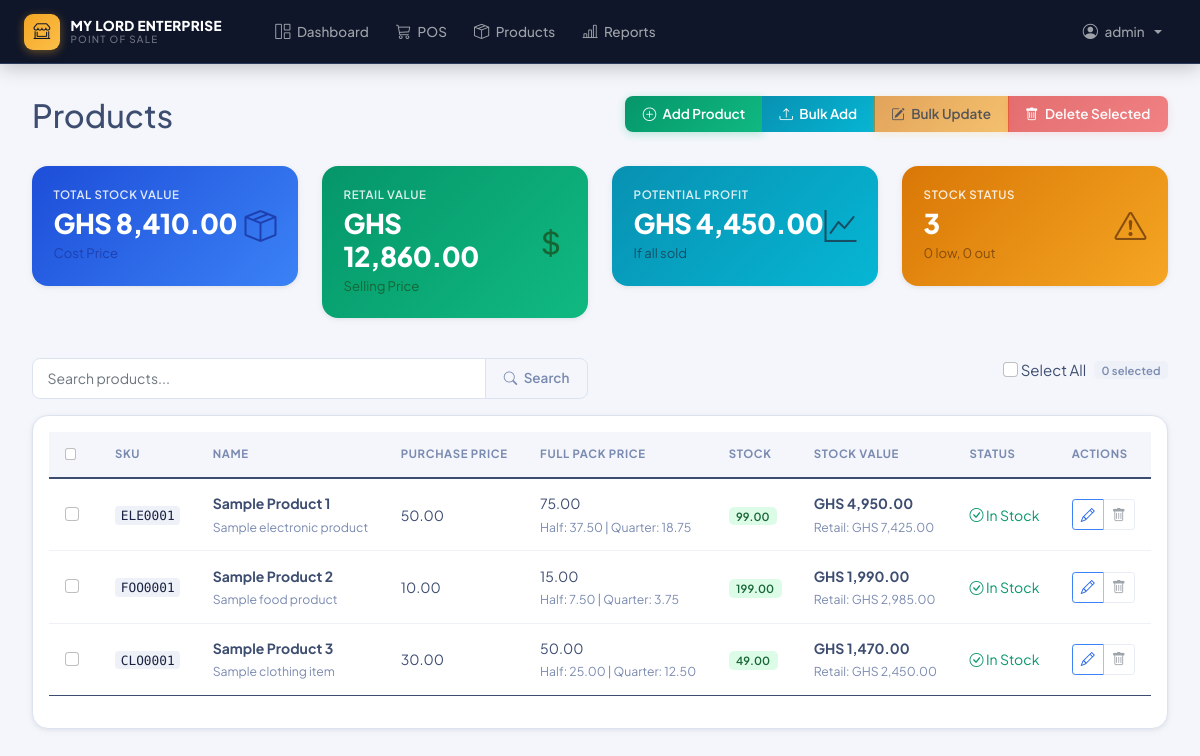
Before: /products/ (signed in) with the older database file.
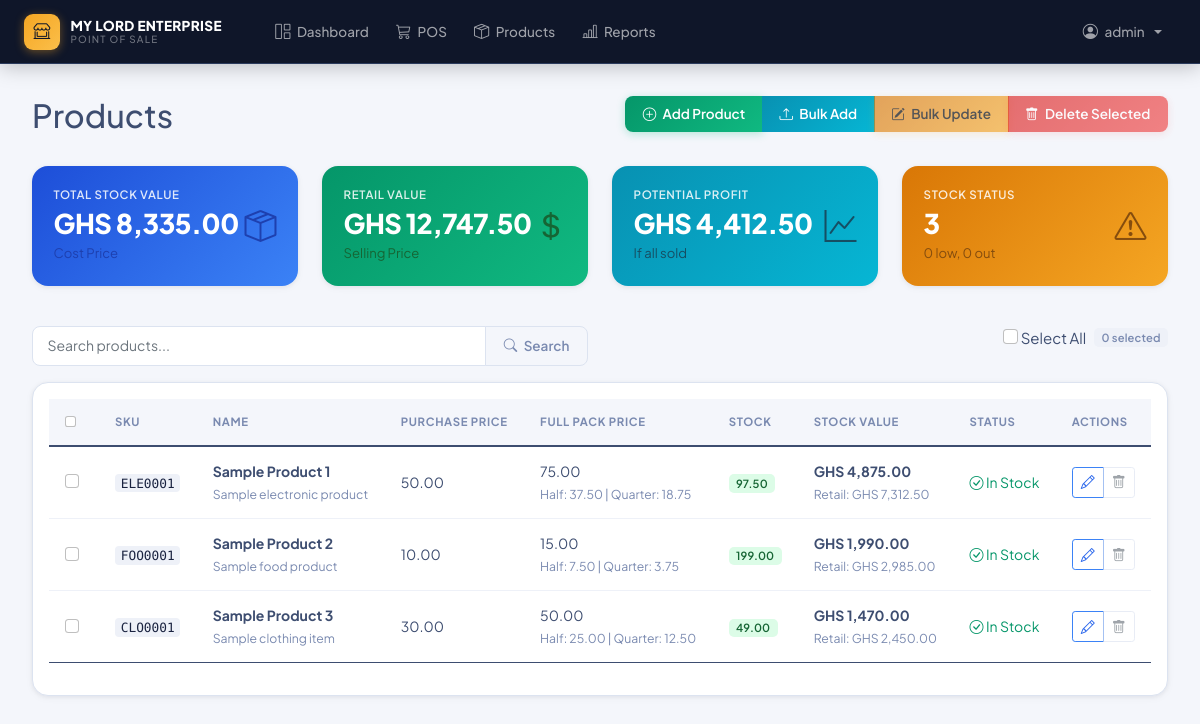
After: the same page with the newer database file.
### app/models.py (models this page shows, shortened)
class Product(db.Model):
    id = db.Column(db.Integer, primary_key=True)
    sku = db.Column(db.String(20), unique=True, nullable=False, index=True)
    name = db.Column(db.String(100), nullable=False)
    category = db.Column(db.String(50), nullable=False, index=True)
    description = db.Column(db.Text)
    purchase_price = db.Column(db.Numeric(10, 2), nullable=False)
    full_price = db.Column(db.Numeric(10, 2), nullable=False)
    half_price = db.Column(db.Numeric(10, 2), nullable=True)
    price = db.Column(db.Numeric(10, 2), nullable=False)  # For backward compatibility
    units_per_pack = db.Column(db.Integer, default=1, nullable=False)  # How many units in a full pack
    unit_price = db.Column(db.Numeric(10, 2), nullable=True)  # Price per single unit (retail)
    quantity = db.Column(db.Numeric(10, 2), nullable=False, default=0)
    image_filename = db.Column(db.String(255), nullable=True)
    image_path = db.Column(db.String(500), nullable=True)
    created_at = db.Column(db.DateTime, nullable=False, default=datetime.utcnow)
    updated_at = db.Column(db.DateTime, default=datetime.utcnow, onupdate=datetime.utcnow)
    sale_items = db.relationship('SaleItem', backref='product', lazy=True)
    CATEGORIES = [
        ('electronics', 'Electronics'),
        ('clothing', 'Clothing'),
        ('food', 'Food & Beverages'),
        ('beauty', 'Beauty & Personal Care'),
        ('books', 'Books & Stationery'),
        ('home', 'Home & Garden'),
        ('sports', 'Sports & Recreation'),
        ('automotive', 'Automotive'),
        ('toys', 'Toys & Games'),
        ('health', 'Health & Wellness'),
        ('jewelry', 'Jewelry & Accessories'),
        ('music', 'Music & Instruments'),
        ('pets', 'Pet Supplies'),
        ('office', 'Office Supplies'),
        ('tools', 'Tools & Hardware'),
        ('other', 'Other')
    ]
    ALLOWED_IMAGE_EXTENSIONS = {'png', 'jpg', 'jpeg', 'gif', 'webp'}
    MAX_IMAGE_SIZE = 10 * 1024 * 1024  # 10MB
    @property
    def quarter_price(self):
        return self.full_price / Decimal('4')

### app/products.py (the view, shortened to what this page needs)
@bp.route('/')
@login_required
@manager_required
def list_products():
    search = request.args.get('q', '').strip()
    category_filter = request.args.get('category', 'all')
    page = request.args.get('page', 1, type=int)
    query = Product.query
    if category_filter and category_filter != 'all':
        query = query.filter(Product.category == category_filter)
    products = query.order_by(Product.name).paginate(
        page=page, per_page=20, error_out=False
    )
    total_stock_value = db.session.query(
        func.sum(Product.purchase_price * Product.quantity)
    ).scalar() or 0
    total_retail_value = db.session.query(
        func.sum(Product.full_price * Product.quantity)
    ).scalar() or 0
    potential_profit = float(total_retail_value) - float(total_stock_value)
    total_products = Product.query.count()
    low_stock_count = Product.query.filter(Product.quantity <= 5).count()
    out_of_stock_count = Product.query.filter(Product.quantity == 0).count()
    category_stats = db.session.query(
        Product.category,
        func.count(Product.id).label('count'),
        func.sum(Product.quantity).label('total_quantity'),
        func.sum(Product.purchase_price * Product.quantity).label('total_value')
    ).group_by(Product.category).all()
    return render_template('products/list.html',
                         products=products,
                         search=search,
                         category_filter=category_filter,
                         categories=Product.CATEGORIES,
                         total_stock_value=total_stock_value,
                         total_retail_value=total_retail_value,
                         potential_profit=potential_profit,
                         total_products=total_products,
                         low_stock_count=low_stock_count,
                         out_of_stock_count=out_of_stock_count,
                         category_stats=category_stats)

### app/models.py (called while the page is built)
    def needs_password_change(self):
        return self.must_change_password or self.is_temporary_password

    def is_admin(self):
        return self.role == 'admin'

    def is_manager(self):
        return self.role in ['admin', 'manager']

### app/templates/products/list.html (shortened to what the changed rows need)
{% extends "base.html" %}
{% block content %}
<div class="row mb-4">
    <div class="col-md-6">
        <h2>Products</h2>
    </div>
</div>
<div class="row mb-4">
    <div class="col-lg-3 col-md-6 mb-3">
        <div class="card text-white bg-primary">
            <div class="card-body">
                <div class="d-flex justify-content-between">
                    <div>
                        <h6 class="card-title">Total Stock Value</h6>
                        <h4 class="mb-0">GHS {{ (total_stock_value or 0)|currency }}</h4>
                        <small>Cost Price</small>
                    </div>
                </div>
            </div>
        </div>
    </div>
    <div class="col-lg-3 col-md-6 mb-3">
        <div class="card text-white bg-success">
            <div class="card-body">
                <div class="d-flex justify-content-between">
                    <div>
                        <h6 class="card-title">Retail Value</h6>
                        <h4 class="mb-0">GHS {{ (total_retail_value or 0)|currency }}</h4>
                        <small>Selling Price</small>
                    </div>
                </div>
            </div>
        </div>
    </div>
    <div class="col-lg-3 col-md-6 mb-3">
        <div class="card text-white bg-info">
            <div class="card-body">
                <div class="d-flex justify-content-between">
                    <div>
                        <h6 class="card-title">Potential Profit</h6>
                        <h4 class="mb-0">GHS {{ (potential_profit or 0)|currency }}</h4>
                        <small>If all sold</small>
                    </div>
                </div>
            </div>
        </div>
    </div>
</div>
<div class="card">
    <div class="card-body">
        {% if products.items %}
            <div class="table-responsive">
                <table class="table table-hover">
                    <thead class="table-light">
                        <tr>
                            {% if current_user.is_admin() or current_user.is_manager() %}
                            <th width="50">
                                <input type="checkbox" id="select-all-header" class="form-check-input">
                            </th>
                            {% endif %}
                            <th>SKU</th>
                            <th>Name</th>
                            <th>Purchase Price</th>
                            <th>Full Pack Price</th>
                            <th>Stock</th>
                            <th>Stock Value</th>
                            <th>Status</th>
                            {% if current_user.is_admin() or current_user.is_manager() %}
                            <th>Actions</th>
                            {% endif %}
                        </tr>
                    </thead>
                    <tbody id="products-table-body">
                        {% for product in products.items %}
                        <tr data-product-id="{{ product.id }}">
                            {% if current_user.is_admin() or current_user.is_manager() %}
                            <td>
                                <input type="checkbox" class="product-checkbox form-check-input"
                                       value="{{ product.id }}"
                                       data-has-sales="{{ 'true' if product.sale_items else 'false' }}">
                            </td>
                            {% endif %}
                            <td><code>{{ product.sku }}</code></td>
                            <td>
                                <strong>{{ product.name }}</strong>
                                {% if product.description %}
                                    <br><small class="text-muted">{{ product.description[:50] }}{% if product.description|length > 50 %}...{% endif %}</small>
                                {% endif %}
                            </td>
                            <td class="editable-field" data-field="purchase_price" data-product-id="{{ product.id }}">
                                {{ product.purchase_price | format_currency }}
                            </td>
                            <td class="editable-field" data-field="full_price" data-product-id="{{ product.id }}">
                                {{ product.full_price | format_currency }}
                                <br><small class="text-muted">
                                    Half: {{ product.half_price | format_currency }} |
                                    Quarter: {{ product.quarter_price | format_currency }}
                                </small>
                            </td>
                            <td class="editable-field" data-field="quantity" data-product-id="{{ product.id }}">
                                <span class="badge bg-{{ 'danger' if product.quantity == 0 else ('warning' if product.quantity <= 5 else 'success') }}">
                                    {{ product.quantity }}
                                </span>
                            </td>
                            <td>
                                <strong>GHS {{ (product.purchase_price * product.quantity)|currency }}</strong>
                                <br><small class="text-muted">
                                    Retail: GHS {{ (product.full_price * product.quantity)|currency }}
                                </small>
                            </td>
                            <td>
                                {% if product.quantity == 0 %}
                                    <span class="text-danger"><i class="bi bi-exclamation-triangle"></i> Out of Stock</span>
                                {% elif product.quantity <= 5 %}
                                    <span class="text-warning"><i class="bi bi-exclamation-circle"></i> Low Stock</span>
                                {% else %}
                                    <span class="text-success"><i class="bi bi-check-circle"></i> In Stock</span>
                                {% endif %}
                            </td>
                            {% if current_user.is_admin() or current_user.is_manager() %}
                            <td>
                                <div class="btn-group btn-group-sm" role="group">
                                    <a href="{{ url_for('products.edit_product', product_id=product.id) }}"
                                       class="btn btn-outline-primary">
                                        <i class="bi bi-pencil"></i>
                                    </a>
                                    {% if not product.sale_items %}
                                    <form method="POST" action="{{ url_for('products.delete_product', product_id=product.id) }}"
                                          style="display: inline;"
                                          onsubmit="return confirm('Are you sure you want to delete {{ product.name }}?')">
                                        <button type="submit" class="btn btn-outline-danger">
                                            <i class="bi bi-trash"></i>
                                        </button>
                                    </form>
                                    {% else %}
                                    <button type="button" class="btn btn-outline-secondary" disabled title="Cannot delete - has sales history">
                                        <i class="bi bi-trash"></i>
                                    </button>
                                    {% endif %}
                                </div>
                            </td>
                            {% endif %}
                        </tr>
                        {% endfor %}
                    </tbody>
                </table>
            </div>
        {% endif %}
    </div>
</div>
{% endblock %}

Changed rows visible on the page:
changed Product "Sample Product 1": quantity "99.00" → "97.50"; (product.purchase_price*product.quantity)|currency "4,950.00" → "4,875.00"; (product.full_price*product.quantity)|currency "7,425.00" → "7,312.50"
Other visible differences:
{{ (total_stock_value or 0)|currency }}: "8,410.00" → "8,335.00"
{{ (total_retail_value or 0)|currency }}: "12,860.00" → "12,747.50"
{{ (potential_profit or 0)|currency }}: "4,450.00" → "4,412.50"
